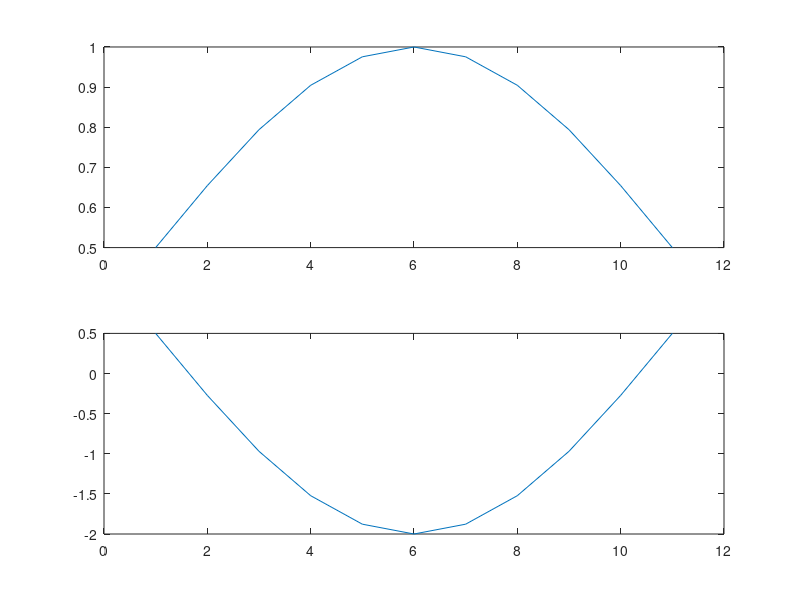

Recreate this plot in MATLAB.
ynorm = 0.5 + 0.5*sin(pi*[0:0.1:1]);
subplot(2,1,1), plot(ynorm)
alpha = -5; beta = 3;
ynew = alpha*ynorm + beta;    %<---------Linear re-scaling
subplot(2,1,2), plot(ynew)
max(ynorm), min(ynorm)        %<---------ECHO the values
max(ynew), min(ynew)